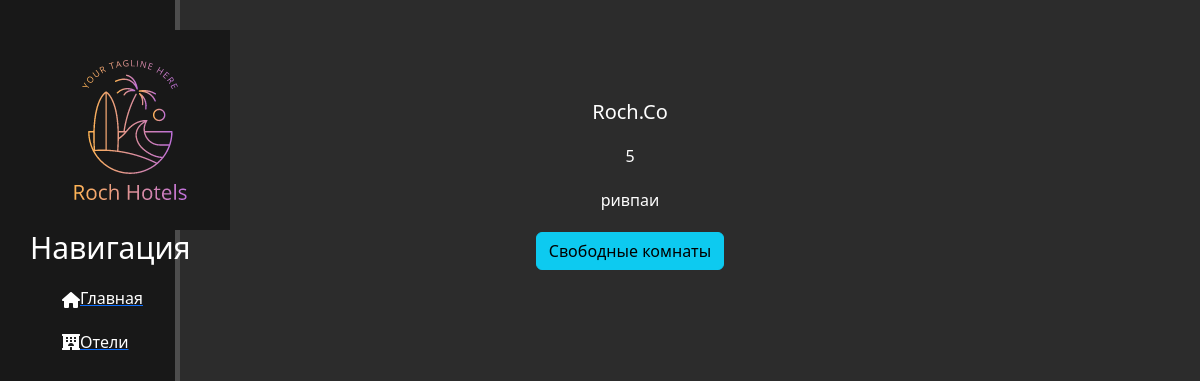
The app's page /hotels/3, older data.
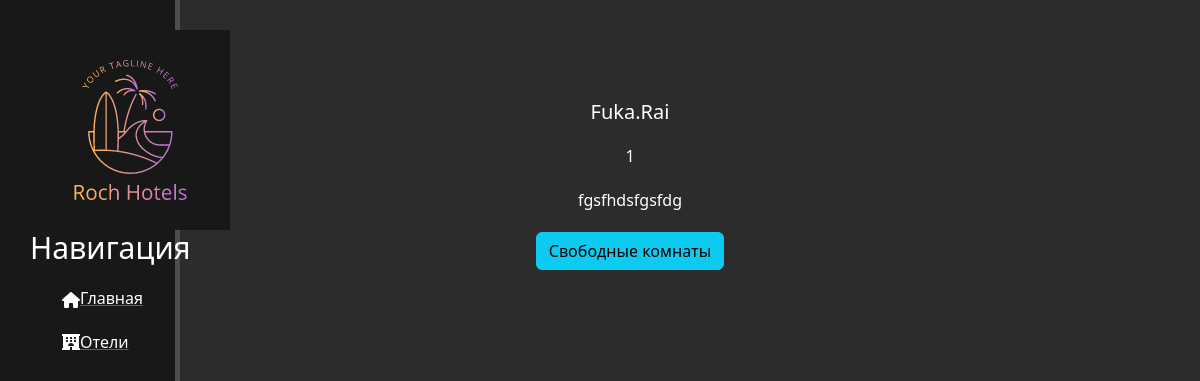
The same page, newer data.
### main/models.py (models this page shows, shortened)
class Hotel(models.Model):
    name = models.CharField(max_length=50)
    location = models.CharField(max_length=250)
    description = models.TextField()
    photos = models.ImageField(upload_to='hotel_images/', blank=False, null=False)
    rating = models.PositiveSmallIntegerField(default=0, choices=[(i,i) for i in range(1, 6)])
    created_at = models.DateTimeField(auto_now_add=True)
    updated_at = models.DateTimeField(auto_now=True)
    deleted_at = models.DateTimeField(null=True, blank=True)
    deleted = models.BooleanField(default=False)

### main/views.py (the view)
# urls.py: path('hotels/<int:pk>', views.HotelDetailView.as_view(), name='hotel-detail'),
class HotelDetailView(DetailView):
    model = Hotel
    template_name = 'main/details_view.html'
    context_object_name = 'hotels'

### main/templates/main/details_view.html (shortened to what this page needs)
{% extends 'main/layout.html' %}
{% block content %}
    <div class="features">
        <h1>{{ hotels.name }}</h1>
        <p>{{ hotels.rating }}</p>
        <p>{{ hotels.description }}</p>
        <a href="{% url 'room-list' pk=hotels.id %}" class="btn btn-info">Свободные комнаты</a>
    </div>
{% endblock %}

Row changes from the older to the newer data that the page shows:
changed Hotel: name "Roch.Co" → "Fuka.Rai"; rating "5" → "1"; description "ривпаи" → "fgsfhdsfgsfdg"
